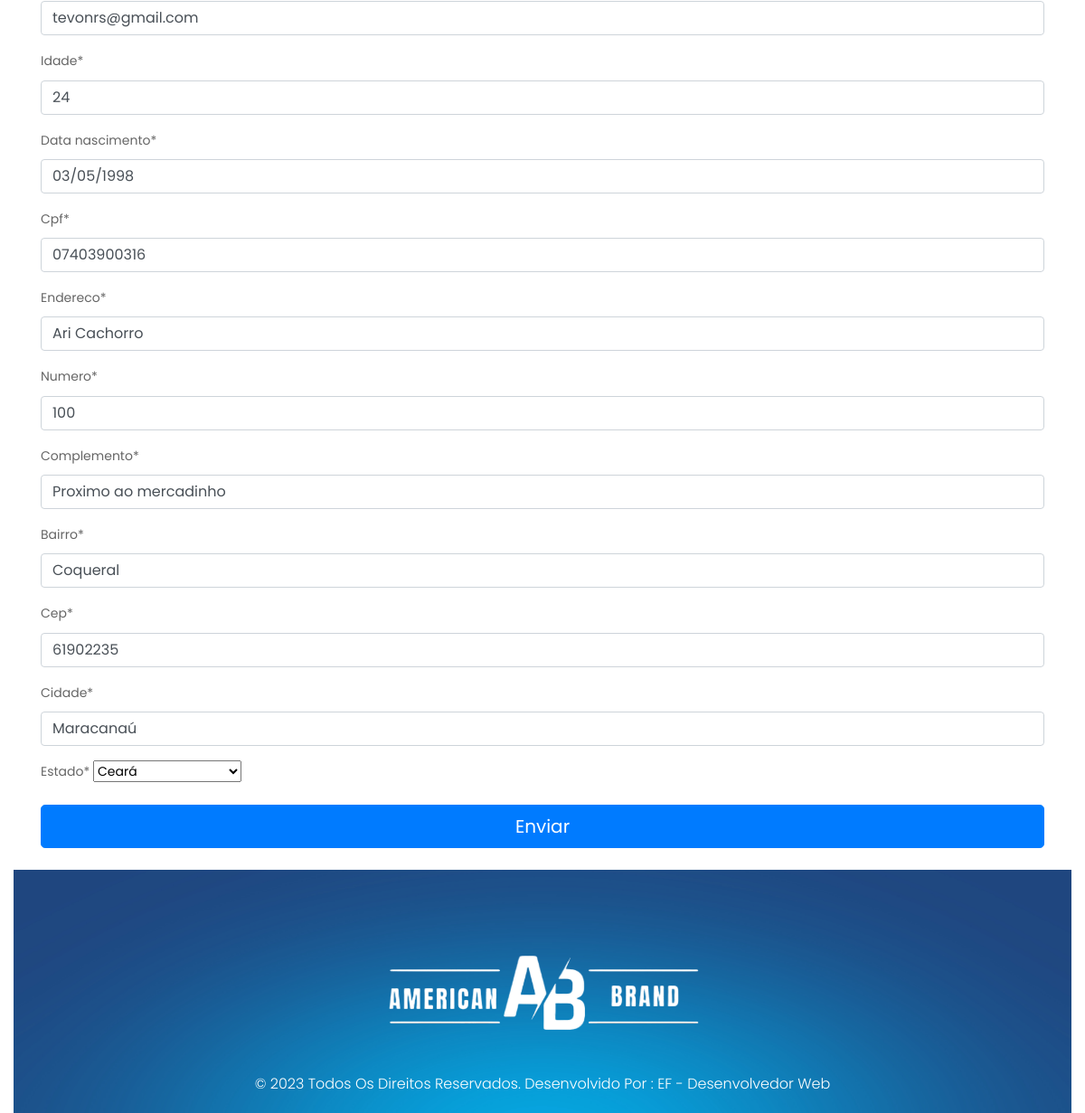
Before: /perfil/ (signed in, lower part) with the older database file.
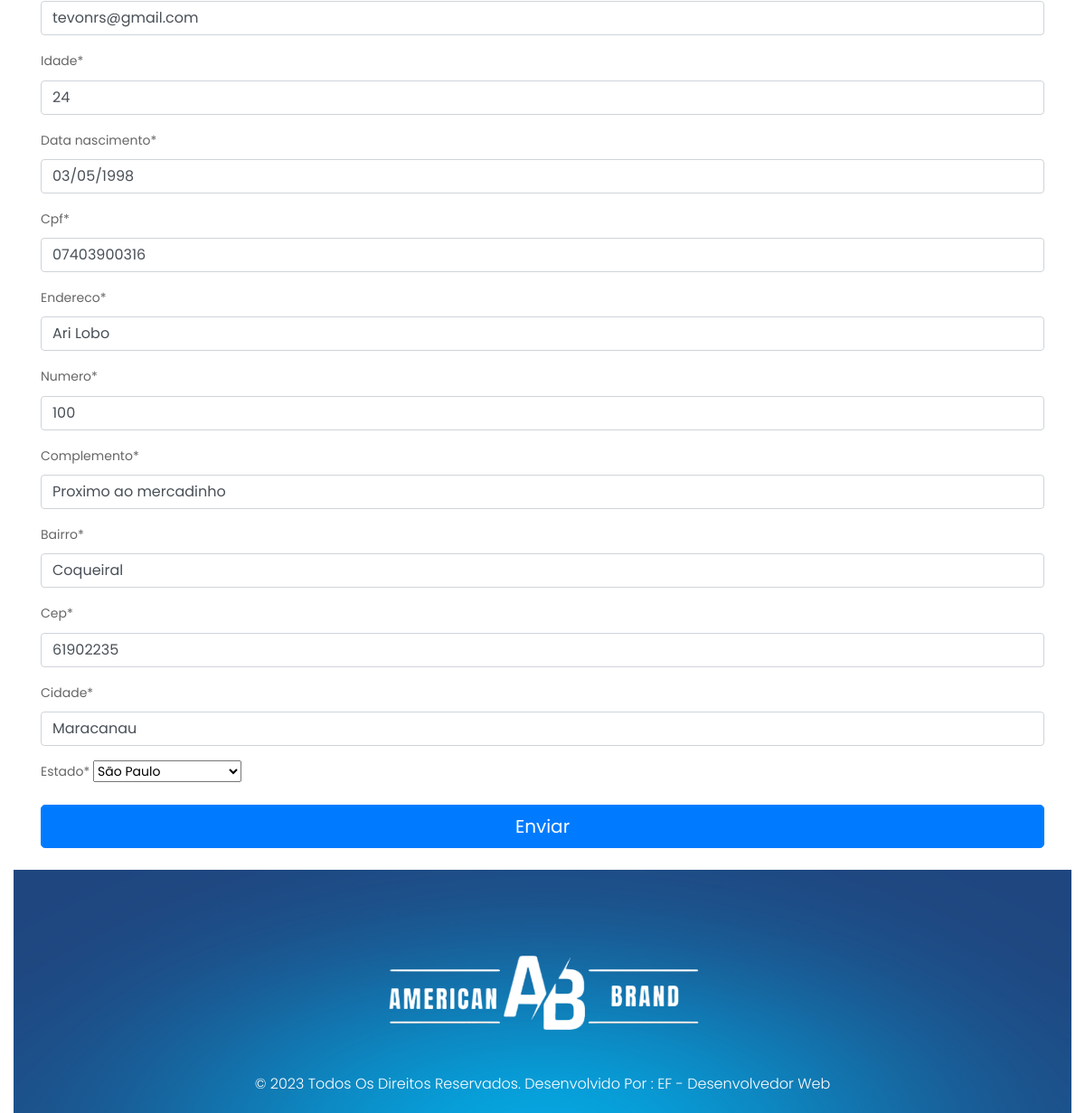
After: the same page with the newer database file.
### perfil/models.py (models this page shows, shortened)
class Perfil(models.Model):
    usuario = models.OneToOneField(User, on_delete=models.CASCADE,
                                   verbose_name='Usuário')
    idade = models.PositiveIntegerField()
    data_nascimento = models.DateField()
    cpf = models.CharField(max_length=11)
    endereco = models.CharField(max_length=50)
    numero = models.CharField(max_length=5)
    complemento = models.CharField(max_length=30)
    bairro = models.CharField(max_length=30)
    cep = models.CharField(max_length=8)
    cidade = models.CharField(max_length=30)
    estado = models.CharField(
        max_length=2,
        default='SP',
        choices=(
            ('AC', 'Acre'),
            ('AL', 'Alagoas'),
            ('AP', 'Amapá'),
            ('AM', 'Amazonas'),
            ('BA', 'Bahia'),
            ('CE', 'Ceará'),
            ('DF', 'Distrito Federal'),
            ('ES', 'Espírito Santo'),
            ('GO', 'Goiás'),
            ('MA', 'Maranhão'),
            ('MT', 'Mato Grosso'),
            ('MS', 'Mato Grosso do Sul'),
            ('MG', 'Minas Gerais'),
            ('PA', 'Pará'),
            ('PB', 'Paraíba'),
            ('PR', 'Paraná'),
            ('PE', 'Pernambuco'),
            ('PI', 'Piauí'),
            ('RJ', 'Rio de Janeiro'),
            ('RN', 'Rio Grande do Norte'),
            ('RS', 'Rio Grande do Sul'),
            ('RO', 'Rondônia'),
            ('RR', 'Roraima'),
            ('SC', 'Santa Catarina'),
            ('SP', 'São Paulo'),
            ('SE', 'Sergipe'),
            ('TO', 'Tocantins'),
        )
    )
    class Meta:
        verbose_name = 'Perfil'
        verbose_name_plural = 'Perfis'

### perfil/views.py (the view)
# urls.py: path('', views.Criar.as_view(), name='criar'),
class Criar(BasePerfil):
    def post(self, *args, **kwargs):
        if not self.userform.is_valid() or not self.perfilform.is_valid():
            messages.error(
                self.request,
                'Existem erros no formulário de cadastro. Verifique se todos '
                'os campos foram preenchidos corretamente.'
            )
            return self.renderizar
        username = self.userform.cleaned_data.get('username')
        password = self.userform.cleaned_data.get('password')
        email = self.userform.cleaned_data.get('email')
        first_name = self.userform.cleaned_data.get('first_name')
        last_name = self.userform.cleaned_data.get('last_name')
        if self.request.user.is_authenticated:
            usuario = get_object_or_404(
                User, username=self.request.user.username)
            usuario.username = username
            if password:
                usuario.set_password(password)
            usuario.email = email
            usuario.first_name = first_name
            usuario.last_name = last_name
            usuario.save()
            if not self.perfil:
                self.perfilform.cleaned_data['usuario'] = usuario
                print(self.perfilform.cleaned_data)
                perfil = models.Perfil(**self.perfilform.cleaned_data)
                perfil.save()
            else:
                perfil = self.perfilform.save(commit=False)
                perfil.usuario = usuario
                perfil.save()
        else:
            usuario = self.userform.save(commit=False)
            usuario.set_password(password)
            usuario.save()
            perfil = self.perfilform.save(commit=False)
            perfil.usuario = usuario
            perfil.save()
        if password:
            autentica = authenticate(
                self.request,
                username=usuario,
                password=password
            )
            if autentica:
                login(self.request, user=usuario)
        self.request.session['carrinho'] = self.carrinho
        self.request.session.save()
        messages.success(
            self.request,
            'Seu cadastro foi criado ou atualizado com sucesso.'
        )
        messages.success(
            self.request,
            'Você fez login e pode concluir sua compra.'
        )
        return redirect('produto:carrinho')
        return self.renderizar

### perfil/forms.py (shortened to what this page needs)
class UserForm(forms.ModelForm):
    password = forms.CharField(
        required=False,
        widget=forms.PasswordInput(),
        label='Senha',
    )
    password2 = forms.CharField(
        required=False,
        widget=forms.PasswordInput(),
        label='Confirmação senha'
    )
    def __init__(self, usuario=None, *args, **kwargs):
        super().__init__(*args, **kwargs)
        self.usuario = usuario
    class Meta:
        model = User
        fields = ('first_name', 'last_name', 'username', 'password',
                  'password2', 'email')

class PerfilForm(forms.ModelForm):
    class Meta:
        model = models.Perfil
        fields = '__all__'
        exclude = ('usuario',)

### perfil/views.py (called while the page is built)
    def get(self, *args, **kwargs):
        return self.renderizar

### perfil/templates/perfil/atualizar.html (shortened to what this page needs)
{% extends 'perfil/criar.html' %}

### perfil/templates/perfil/criar.html (shortened to what this page needs)
{% extends 'base.html' %}
{% load crispy_forms_tags %}
{% block conteudo %}
<div class="row">
    <div class="col-lg mt-3">
        <form method="POST" action="">
            {{ userform|crispy }}
            {{ perfilform|crispy }}
            <div class="row">
                <div class="col">
                    <button type="submit" class='btn btn-primary btn-block btn-lg'>
                        Enviar
                    </button>
                </div>
            </div>
        </form>
    </div>
</div>
{% endblock %}

Changed rows visible on the page:
changed Perfil "Proximo ao mercadinho": endereco "Ari Cachorro" → "Ari Lobo"; bairro "Coqueral" → "Coqueiral"; cidade "Maracanaú" → "Maracanau"; estado "Ceará" → "São Paulo"
